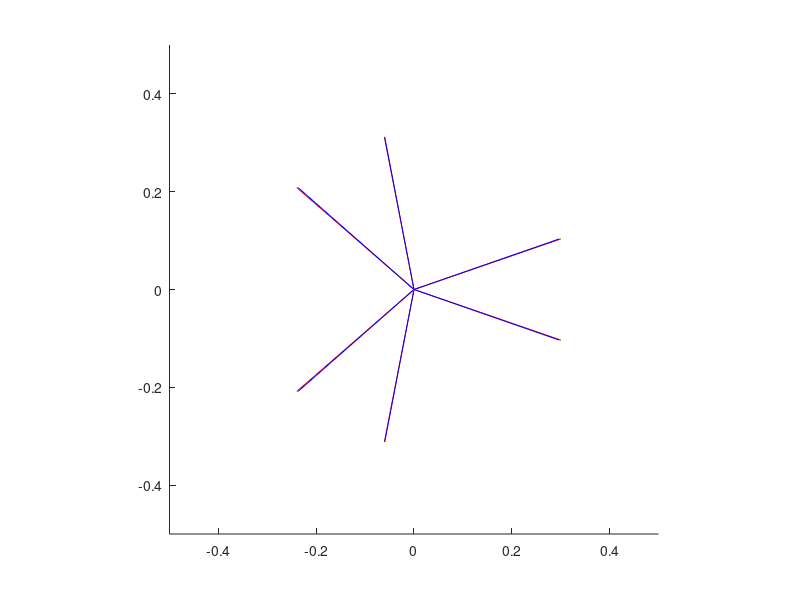

The MATLAB source for this figure:
%% STEWART PLATFORM INPUTS
yaw = 0; %psi (z axis)
pitch = 0.1489; %theta (y axis) 15% grade
roll = 0; %phi (x axis)

T = [0 0 0.5]'; %desired translation of COM

%% DEFINE SERVO, PLATFORM CONNECT AND ARM GEOMETRY
base_angle = 19; %deg
base_rad = .635/2; %25 in diameter

plat_angle = base_angle;
plat_rad = base_rad;

%arm lengths
a = 0.1; %m
s = 0.5; %m

%% Calculations

%Rotation matrix from platform to inertial coords (inertial = R*platform)
Rp_b = [cos(yaw)*cos(pitch) cos(yaw)*sin(pitch)*sin(roll)-sin(yaw)*cos(roll) cos(yaw)*sin(pitch)*cos(roll)+sin(yaw)*sin(roll);
               sin(yaw)*cos(pitch) sin(yaw)*sin(pitch)*sin(roll)+cos(yaw)*cos(roll) sin(yaw)*sin(pitch)*cos(roll)-cos(yaw)*sin(roll);
               -sin(pitch) cos(pitch)*sin(roll) cos(pitch)*cos(roll)];
           
servo_pos_b = [base_rad*cosd(base_angle) -base_rad*sind(base_angle) 0; %bottom two servos
             base_rad*cosd(base_angle) base_rad*sind(base_angle) 0;
             -base_rad*sind(30 - base_angle) base_rad*cosd(30 - base_angle) 0; %top right servos
             -base_rad*sind(30 + base_angle) base_rad*cosd(30 + base_angle) 0;
             -base_rad*cosd(60 - base_angle) -base_rad*sind(60 - base_angle) 0; %top left servos
             -base_rad*cosd(60 + base_angle) -base_rad*sind(60 + base_angle) 0]';
servo_betas = [90-base_angle;
               -(90-base_angle);
               90-base_angle+120;
               -(90-base_angle)+120;
               90-base_angle+240;
               -(90-base_angle)+240]';
  
plat_pos_p = [plat_rad*cosd(plat_angle) -plat_rad*sind(plat_angle) 0; %bottom two servos
             plat_rad*cosd(plat_angle) plat_rad*sind(plat_angle) 0;
             -plat_rad*sind(30 - plat_angle) plat_rad*cosd(30 - plat_angle) 0; %top right servos
             -plat_rad*sind(30 + plat_angle) plat_rad*cosd(30 + plat_angle) 0;
             -plat_rad*cosd(60 - plat_angle) -plat_rad*sind(60 - plat_angle) 0; %top left servos
             -plat_rad*cosd(60 + plat_angle) -plat_rad*sind(60 + plat_angle) 0]';
plat_pos_b = T+Rp_b*plat_pos_p;
platform_betas = [90-plat_angle;
               -(90-plat_angle);
               90-plat_angle+120;
               -(90-plat_angle)+120;
               90-plat_angle+240;
               -(90-plat_angle)+240]';

%% Plot
figure(1)
clf
xlim([-0.5,0.5])
ylim([-0.5,0.5])
daspect([1 1 1])
hold on
for l_index = 1:size(servo_pos_b,2)
    curr_servo_pos_b = servo_pos_b(:,l_index); %servo pos vector
    curr_plat_pos_b = plat_pos_b(:,l_index);
    length_b = curr_plat_pos_b - curr_servo_pos_b;
    %Plot base servo positions in body frame
    plot3([0 curr_servo_pos_b(1)],[0 curr_servo_pos_b(2)],...
        [0 curr_servo_pos_b(3)],'Color','r')
    
    %Plot platform positions in body frame
    plot3([T(1) curr_plat_pos_b(1)],[T(2) curr_plat_pos_b(2)],...
        [T(3) curr_plat_pos_b(3)],'Color','b')
    
    %Plot lengths (start at servo, travel length)
    plot3([curr_servo_pos_b(1) curr_servo_pos_b(1)+length_b(1)],...
        [curr_servo_pos_b(2) curr_servo_pos_b(2)+length_b(2)],...
        [curr_servo_pos_b(3) curr_servo_pos_b(3)+length_b(3)],'Color','g')
    
    beta = servo_betas(l_index);
    L = norm(length_b)^2-(s^2-a^2);
    M = 2*a*(curr_plat_pos_b(3)-curr_servo_pos_b(3));
    N = 2*a*(cosd(beta)*(curr_plat_pos_b(1)-curr_servo_pos_b(1)) + ...
        sind(beta)*(curr_plat_pos_b(2)-curr_servo_pos_b(2)));

    alpha = asind(L/sqrt(M^2+N^2))-atand(N/M);
    
    
    
end